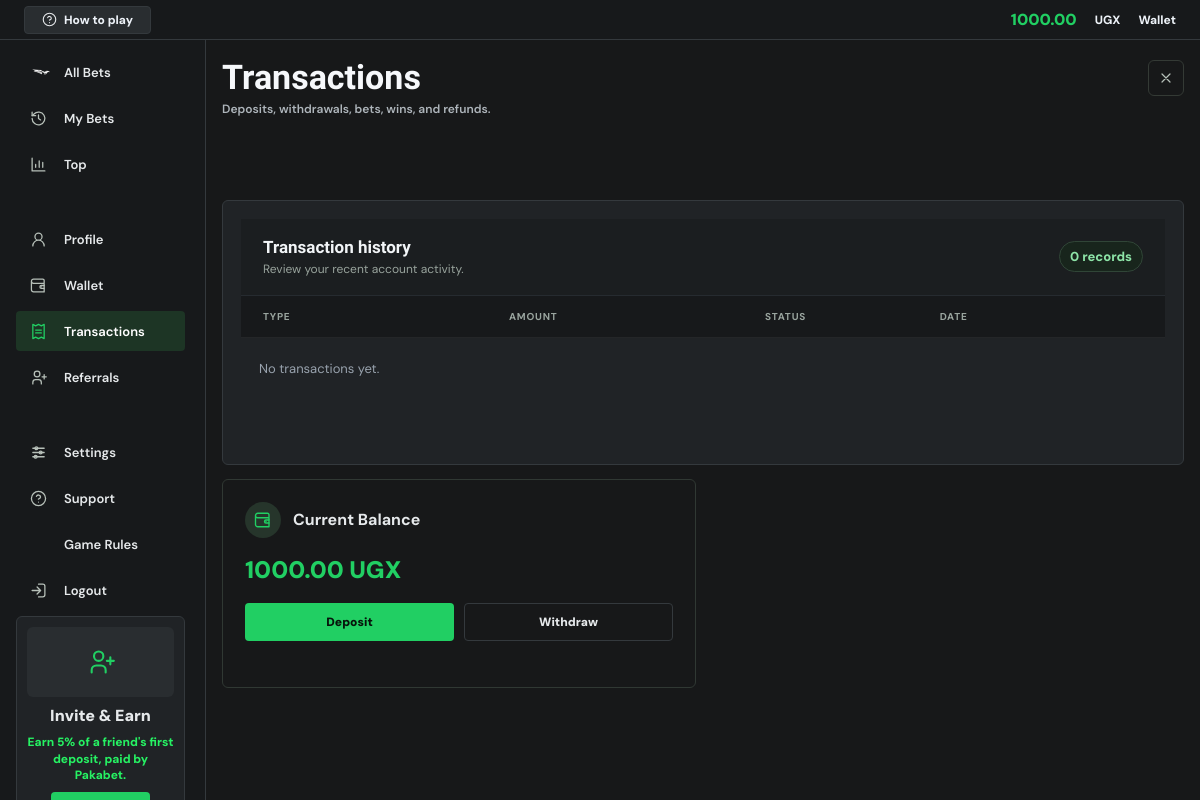
The page /transactions/ (signed in) on the database as committed earlier.
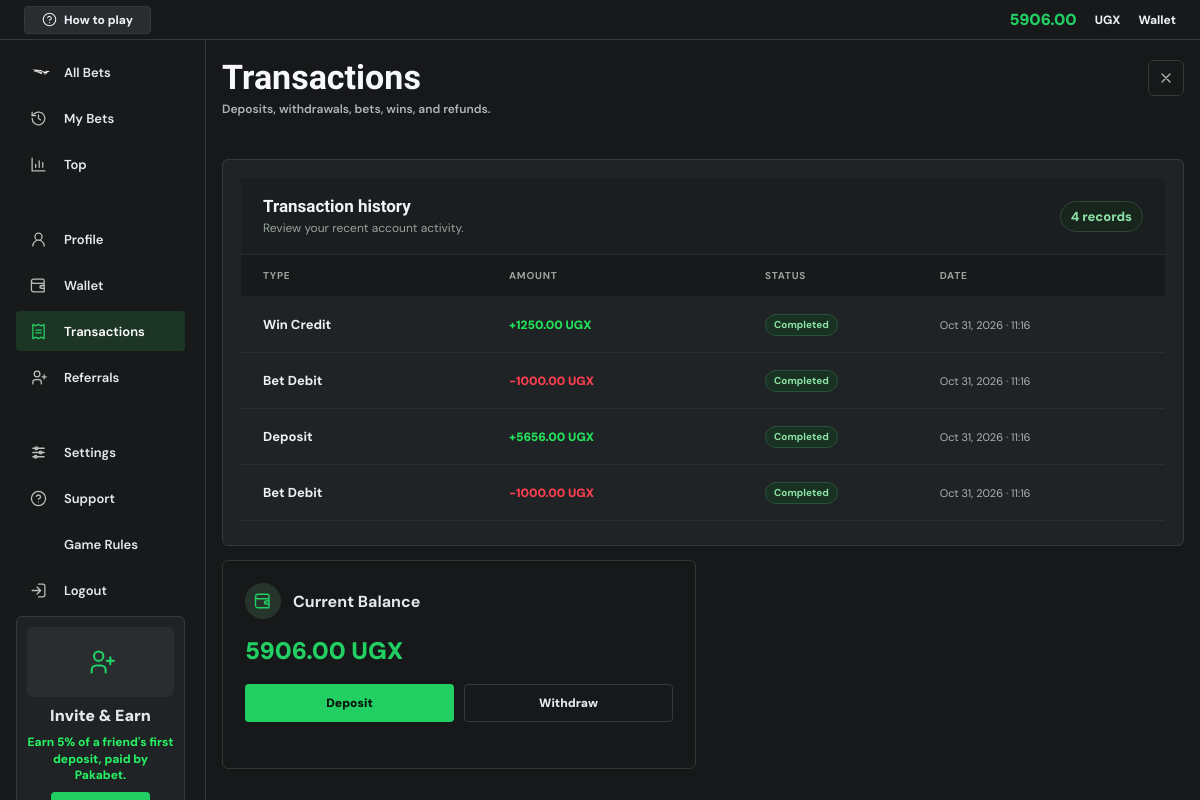
The same page on the database as committed later.
### core/models.py (models this page shows, shortened)
class Profile(models.Model):
    user = models.OneToOneField(User, on_delete=models.CASCADE)
    referral_code = models.UUIDField(default=uuid.uuid4, unique=True, editable=False)
    client_seed = models.CharField(max_length=128, default=generate_client_seed)
    balance = models.DecimalField(max_digits=12, decimal_places=2, default=0)
    currency = models.CharField(max_length=3, default='UGX')
    phone_number = models.CharField(max_length=20, blank=True)
    daily_deposit_limit = models.DecimalField(
        max_digits=12,
        decimal_places=2,
        default=300000,
        validators=[MinValueValidator(Decimal('500.00')), MaxValueValidator(Decimal('10000000.00'))],
    )
    daily_loss_limit = models.DecimalField(max_digits=12, decimal_places=2, default=200000)
    ACCOUNT_STATUS_CHOICES = [
        ('active', 'Active'),
        ('locked', 'Locked'),
        ('banned', 'Banned'),
        ('anonymized', 'Anonymized'),
    ]
    account_status = models.CharField(max_length=12, choices=ACCOUNT_STATUS_CHOICES, default='active')
    account_note = models.CharField(max_length=255, blank=True)
    created_at = models.DateTimeField(auto_now_add=True)

class Transaction(models.Model):
    TRANSACTION_TYPES = [
        ('deposit', 'Deposit'),
        ('withdraw', 'Withdraw'),
        ('bet', 'Bet Debit'),
        ('win', 'Win Credit'),
        ('refund', 'Refund'),
        ('bonus', 'Bonus'),
    ]
    STATUS_CHOICES = [
        ('completed', 'Completed'),
        ('pending', 'Pending'),
        ('failed', 'Failed'),
    ]
    user = models.ForeignKey(User, on_delete=models.CASCADE, related_name='transactions')
    transaction_type = models.CharField(max_length=20, choices=TRANSACTION_TYPES)
    amount = models.DecimalField(max_digits=12, decimal_places=2)
    status = models.CharField(max_length=10, choices=STATUS_CHOICES, default='completed')
    reference = models.CharField(max_length=80, blank=True, db_index=True)
    description = models.CharField(max_length=255, blank=True)
    created_at = models.DateTimeField(auto_now_add=True)
    class Meta:
        ordering = ['-created_at']

### core/views.py (the view)
# urls.py: path('transactions/', views.transactions_view, name='transactions'),
@login_required
def transactions_view(request):
    profile = get_object_or_404(Profile, user=request.user)
    transactions = Transaction.objects.filter(user=request.user).order_by('-created_at')[:100]
    return render(request, 'core/transactions.html', {
        'profile': profile,
        'transactions': transactions,
    })

### core/context_processors.py (called while the page is built)
def platform_branding(request):
    settings = PlatformSettings.objects.filter(pk=1).first()
    return {
        'platform_branding': settings,
        'platform_name': settings.site_name if settings else 'Pakabet',
        'platform_tagline': settings.site_tagline if settings else '',
    }

### core/security.py (called while the page is built, shortened)
def check_security_configuration():
    global _configuration_check_complete
    if _configuration_check_complete:
        return

    def __call__(self, request):
        check_security_configuration()
        response = self.get_response(request)
        return response

### core/templates/core/transactions.html (shortened to what this page needs)
{% extends 'core/base.html' %}
{% block content %}
<section class="account-page account-list-page account-transactions-page">
    {% include 'core/partials/account_sidebar.html' %}
    <div class="account-workspace">
        {% include 'core/partials/account_topbar.html' %}
        <main class="account-main account-main-wide">
            <section class="account-content">
                <div class="account-title-row">
                    <div>
                        <h1>Transactions</h1>
                        <p>Deposits, withdrawals, bets, wins, and refunds.</p>
                    </div>
                    <a class="account-close-link" href="{% url 'play' %}" aria-label="Back to game"><svg class="ui-icon" aria-hidden="true"><use href="#icon-close"></use></svg></a>
                </div>
                <section class="account-card account-table-card">
                    <div class="section-heading">
                        <div>
                            <h2>Transaction history</h2>
                            <p>Review your recent account activity.</p>
                        </div>
                        <span class="transaction-record-count">{{ transactions|length }} records</span>
                    </div>
                    <div class="account-table">
                        <div class="account-table-head">
                            <span>Type</span>
                            <span>Amount</span>
                            <span>Status</span>
                            <span>Date</span>
                        </div>
                        {% for txn in transactions %}
                            <article class="account-table-row transaction-row">
                                <span class="transaction-type">{{ txn.get_transaction_type_display }}</span>
                                <strong class="transaction-amount {% if txn.transaction_type == 'deposit' or txn.transaction_type == 'win' or txn.transaction_type == 'bonus' or txn.transaction_type == 'refund' %}positive{% else %}negative{% endif %}">
                                    {% if txn.transaction_type == 'deposit' or txn.transaction_type == 'win' or txn.transaction_type == 'bonus' or txn.transaction_type == 'refund' %}+{% else %}-{% endif %}{{ txn.amount|floatformat:2 }} {{ profile.currency }}
                                </strong>
                                <span class="transaction-status transaction-status--{{ txn.status }}">{{ txn.get_status_display }}</span>
                                <time class="transaction-date" datetime="{{ txn.created_at|date:'c' }}">{{ txn.created_at|date:'M d, Y · H:i' }}</time>
                            </article>
                        {% empty %}
                            <div class="account-empty-state">No transactions yet.</div>
                        {% endfor %}
                    </div>
                </section>
            </section>
            <aside class="account-right-rail">
                <section class="account-card">
                    <div class="vip-head"><span><svg class="ui-icon" aria-hidden="true"><use href="#icon-wallet"></use></svg></span><strong>Current Balance</strong></div>
                    <strong class="wallet-balance-large">{{ profile.balance|floatformat:2 }} {{ profile.currency }}</strong>
                    <div class="wallet-action-tabs">
                        <a href="{% url 'wallet' %}#deposit-form">Deposit</a>
                        <a href="{% url 'wallet' %}#withdraw-form">Withdraw</a>
                    </div>
                </section>
            </aside>
        </main>
    </div>
</section>
{% endblock %}

### core/templates/core/partials/account_topbar.html (shortened to what this page needs)
<header class="account-topbar">
    <a class="help-chip" href="{% url 'how_to_play' %}"><svg class="ui-icon" aria-hidden="true"><use href="#icon-help"></use></svg><span>How to play</span></a>
    <div>
        <strong data-account-balance>{{ profile.balance|floatformat:2 }}</strong>
        <span>{{ profile.currency }}</span>
        <a href="{% url 'wallet' %}">Wallet</a>
    </div>
</header>

Rows that differ between the two databases and show on the page:
changed Profile "UGX": balance "1000.00" → "5906.00"
added Transaction: transaction_type "Win Credit", amount "1250.00", {{ profile.currency }} "UGX", status "Completed", created_at "Oct 31, 2026 · 11:16"
added Transaction: transaction_type "Bet Debit", amount "1000.00", {{ profile.currency }} "UGX", status "Completed", created_at "Oct 31, 2026 · 11:16"
added Transaction: transaction_type "Deposit", amount "5656.00", {{ profile.currency }} "UGX", status "Completed", created_at "Oct 31, 2026 · 11:16"
added Transaction: transaction_type "Bet Debit", amount "1000.00", {{ profile.currency }} "UGX", status "Completed", created_at "Oct 31, 2026 · 11:16"
Other text that changed with them:
{{ transactions|length }}: "0" → "4"
text no longer shown: "No transactions yet."
